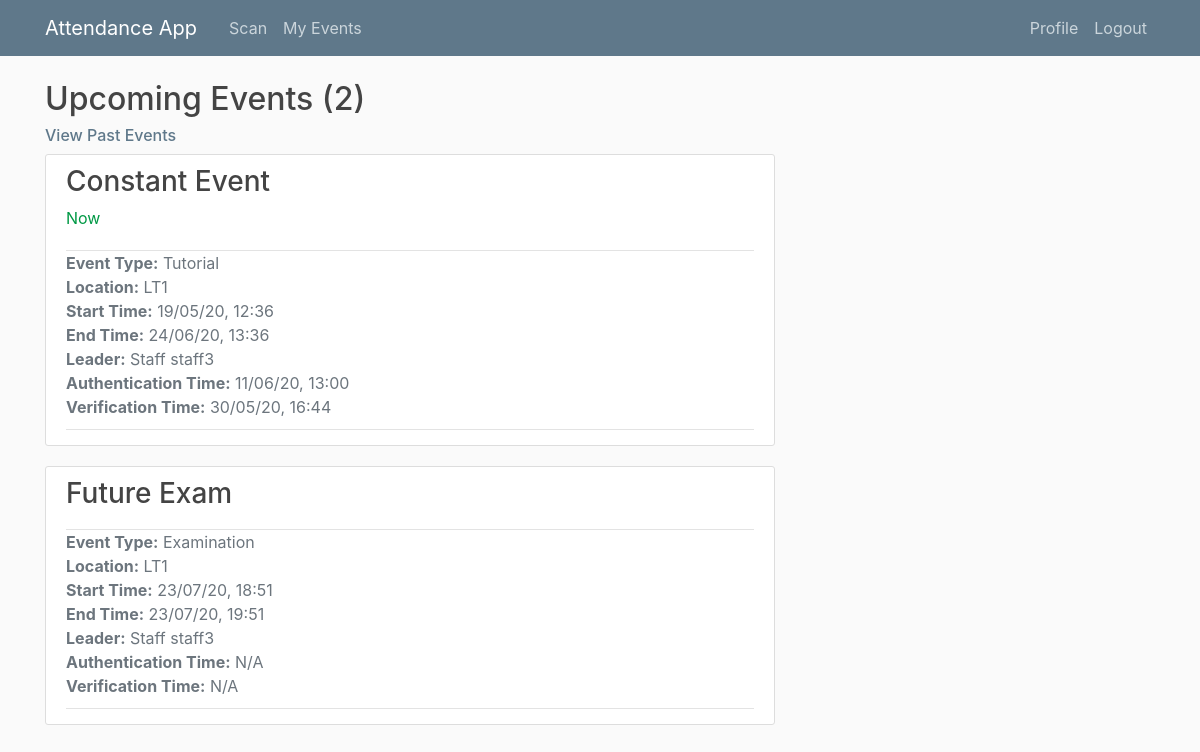
Page /events/ (signed in) on the committed database.
### main/models.py (models this page shows, shortened)
class Event(models.Model):
    EVENT_TYPES = (
        ('LE', 'Lecture'),
        ('EX', 'Examination'),
        ('TU', 'Tutorial'),
        ('SG', 'Study Group')
    )
    title = models.CharField(max_length = 100)
    event_type = models.CharField(max_length=2, choices=EVENT_TYPES) # Lecture, tutorial, exam or study group
    start_time = models.DateTimeField(default = timezone.now)
    end_time = models.DateTimeField(default = one_hour_ahead)
    location = models.CharField(max_length = 100, null = True)
    leader = models.ForeignKey(Staff, on_delete=models.CASCADE, related_name = 'staff_leader') # Leader must be a staff member
    attendees = models.ManyToManyField(Student, related_name='student_attendees')
    auth_uuid = models.UUIDField(default=uuid.uuid4, editable = False) # Generates authentication hash
    register_taken = models.BooleanField(default = False)
    def happening_now(self):
        if timezone.now() >= self.start_time and timezone.now() < self.end_time:
            return True
        else:
            return False

class Attendance(models.Model):
    student = models.ForeignKey(Student, on_delete=models.CASCADE) # if student is deleted, attendance authentications should be deleted too
    event = models.ForeignKey(Event, on_delete=models.CASCADE) # if event is deleted, attendance authentications should be deleted too
    auth_time = models.DateTimeField(null=True)

class Verification(models.Model):
    event = models.ForeignKey(Event, on_delete=models.CASCADE) # if event is deleted, attendance verifications should also be deleted
    student = models.ForeignKey(Student, on_delete=models.CASCADE)
    verification_time = models.DateTimeField(null=True)

### users/models.py (models this page shows, shortened)
class Staff(models.Model):
    user = models.OneToOneField(User,  on_delete=models.CASCADE) # Each Staff object maps to one account and vice versa
    def __str__(self):
        return f'Staff {self.user.username}'
    class Meta:
        verbose_name_plural = 'Staff' # otherwise default in admin page would be 'Staffs'

class Student(models.Model):
    user = models.OneToOneField(User,  on_delete=models.CASCADE) # Each Student object maps to one account and vice versa
    cid = models.AutoField(primary_key=True) # CIDs have 8 digits
    course = models.CharField(max_length=50, null = True)
    year = models.IntegerField(null=True)

### main/views.py (the view)
# urls.py: path('events/', EventListView.as_view(), name='my-events'), # Default = upcoming events
class EventListView(LoginRequiredMixin, ListView):
    model = Event
    template_name = 'main/events.html' # Override the template to search for, default = <app>/<model>_<viewtype>.html (main/event_list.html)
    context_object_name = 'events' # Specify what variable name the objects in the list should be called, so they are looped as they were when using the function based view in the template
    paginate_by = 5 # number of events to display per page
    def get_queryset(self):
        user = self.request.user
        if user.groups.filter(name='Students').exists():
            return Event.objects.filter(attendees=user.student, end_time__gte=timezone.now()).order_by('start_time') # Upcoming events (includes current events) have end time > current time
        elif user.groups.filter(name='Staff').exists():
            return Event.objects.filter(leader=user.staff,end_time__gte=timezone.now()).order_by('start_time')
        elif user.groups.filter(name='Admin').exists(): # Admin users can view all events
            return Event.objects.filter(end_time__gte=timezone.now()).order_by('start_time')

### main/templatetags/event_extras.py (called while the page is built)
@register.filter(name='attendance_authenticated')
def attendance_authenticated(event, user):
    from main.models import Attendance
    return Attendance.objects.filter(event=event, student=user.student).exists()

@register.filter(name='auth_time')
def auth_time(event, user):
    from main.models import Attendance
    attendance = Attendance.objects.get(event=event, student=user.student)
    return attendance.auth_time

@register.filter(name='attendance_verified')
def attendance_verified(event, user):
    from main.models import Verification
    return Verification.objects.filter(event=event, student=user.student).exists()

@register.filter(name='verification_time')
def verification_time(event, user):
    from main.models import Verification
    verification = Verification.objects.get(event=event, student=user.student)
    return verification.verification_time

### users/templatetags/user_extras.py (called while the page is built)
@register.filter(name='has_group')
def has_group(user, group_name):
    return user.groups.filter(name=group_name).exists()

### main/templates/main/events.html (shortened to what this page needs)
{% extends 'main/base.html' %}
{% load user_extras %}
{% load event_extras %}
{% block content %}
    {% block upcoming_or_past %}
        <h2>Upcoming Events ({{ page_obj.paginator.count }})</h2>
        <h6><a class="subtitle" href="{% url 'my-past-events' %}">View Past Events</a></h6>
    {% endblock upcoming_or_past %}
    {% for event in events %}
        <article class="media content-section">
            <div class="media-body">
                <div class="article-header">
                    <h3><a class="article-title" href="{% url 'event-detail' event.id %}">{{ event.title }}</a></h3>
                    {% if event.happening_now %}
                        <div class="article-status">Now</div>
                    {% endif %}
                </div>
                <div class="article-metadata">
                    <ul class="list-unstyled">
                        <li class="text-secondary"><b>Event Type:</b> {{ event.get_event_type_display }}</li>
                        <li class="text-muted"><b>Location:</b> {{ event.location }}</li>
                        <li class="text-muted"><b>Start Time:</b> {{ event.start_time|date:"d/m/y, H:i" }}</li>
                        <li class="text-muted"><b>End Time:</b> {{ event.end_time|date:"d/m/y, H:i" }}</li>
                        <li class="text-muted"><b>Leader:</b> {{ event.leader }}</li>
                        {% block auth_info %}
                        {% if user|has_group:"Students" %}
                        <li class="text-muted">
                            <b>Authentication Time:</b>
                            {% if event|attendance_authenticated:user %}
                                {{ event|auth_time:user|date:"d/m/y, H:i" }}
                            {% else %}
                                N/A
                            {% endif %}
                        </li>
                        <li class="text-muted">
                            {% if event.event_type != "LE" %}
                                <b>Verification Time:</b>
                                {% if event|attendance_verified:user %}
                                    {{ event|verification_time:user|date:"d/m/y, H:i" }}
                                {% else %}
                                    N/A
                                {% endif %}
                            {% endif %}
                        </li>
                    {% endif %}
                        {% endblock auth_info %}
                    </ul>
                </div>
            </div>
        </article>
    {% endfor %}
{% endblock content %}

### main/static/main/main.css (style rules this page uses)
body { background: #fafafa; color: #333333; margin-top: 5rem; }
h1, h2, h3, h4, h5, h6 { color: #444444; }
h2 { font-size: 2rem; }
ul { margin: 0; color: #444444; }
.subtitle { color: #5f788a; }
.content-section { background: #ffffff; padding: 10px 20px; border: 1px solid #dddddd; border-radius: 3px; margin-bottom: 20px; }
.article-header { padding-bottom: 10px; border-bottom: 1px solid #e3e3e3; }
.article-header .article-title { color: #444444; }
.article-header .article-status { color: #009945; font-size: 1rem; padding-bottom: 10px; }
.article-metadata { padding-bottom: 10px; margin-bottom: 5px; border-bottom: 1px solid #e3e3e3 }

### rows in the picture
Event: title "Constant Event", shows "Now", event_type "Tutorial", location "LT1", start_time "19/05/20, 12:36", end_time "24/06/20, 13:36", leader "Staff staff3", id.auth_time "11/06/20, 13:00", id.verification_time "30/05/20, 16:44"
Event: title "Future Exam", event_type "Examination", location "LT1", start_time "23/07/20, 18:51", end_time "23/07/20, 19:51", leader "Staff staff3", shows "N/A", shows "Verification Time:"

### other values in the picture
{{ page_obj.paginator.count }} "2"
